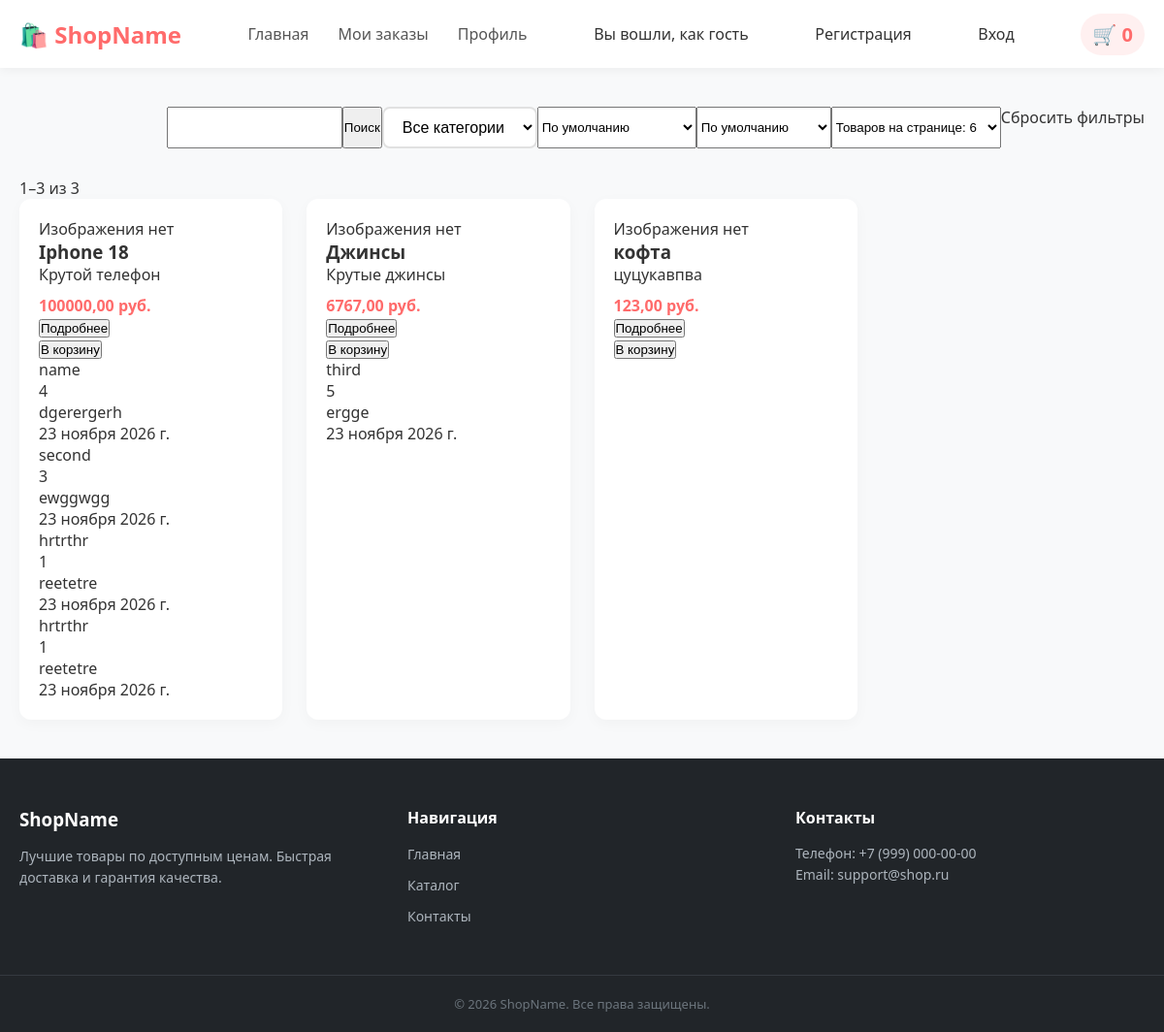
Before: / with the older database file.
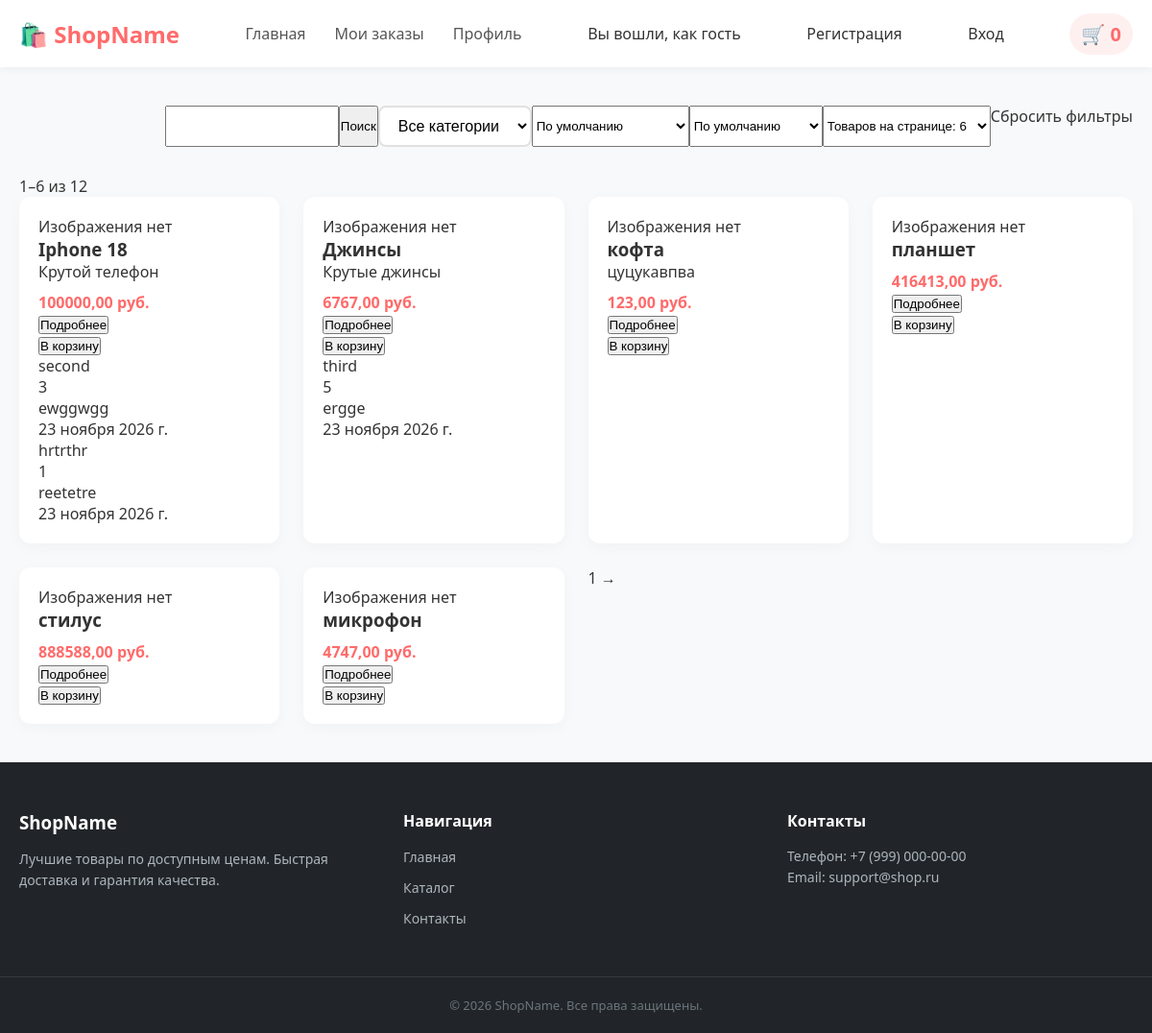
After: the same page with the newer database file.
### main/models.py (models this page shows, shortened)
class Product(models.Model):
    category = models.ForeignKey(Category, on_delete=models.CASCADE, related_name="categories")
    name = models.CharField(max_length=100, db_index=True)
    slug = models.SlugField(max_length=100)
    image = models.ImageField(upload_to='products/', blank=True)
    price = models.DecimalField(max_digits=10, decimal_places=2)
    description = models.TextField(blank=True)
    available = models.BooleanField(default=True)
    created = models.DateTimeField(auto_now_add=True)
    update = models.DateTimeField(auto_now=True)
    class Meta:
        ordering = ('name',)
        verbose_name = 'Продукт'
        verbose_name_plural = 'Продукты'
    def __str__(self):
        return self.name

class Review(models.Model):
    RATING_CHOICES = [
        ("1", 1),
        ("2", 2),
        ("3", 3),
        ("4", 4),
        ("5", 5),
    ]
    product = models.ForeignKey(Product, on_delete=models.CASCADE, related_name="products")
    author_name = models.CharField(max_length=100)
    rating = models.CharField(choices=RATING_CHOICES)
    text = models.TextField()
    created_date = models.DateField(auto_now_add=True)
    class Meta:
        ordering = ['-created_date']
        verbose_name = 'Отзыв'
        verbose_name_plural = 'Отзывы'

### main/views.py (the view)
# urls.py: path('', views.ProductListView.as_view(), name='main'),
class ProductListView(ListView):
    model = Product
    template_name = "main/index.html"
    context_object_name = "products"
    extra_context = {"title": "Главная страница"}
    def get_queryset(self):
        self.category = self.request.GET.get("category", "all")
        self.searchText = self.request.GET.get("text", "").strip()
        products = Product.objects.filter(available=True)
        if (self.category != "all"):
            products = products.filter(category__slug=self.category)
        if (self.searchText != ""):
            products = products.filter(Q(name__icontains=self.searchText) | Q(description__icontains=self.searchText))
        self.sort_price = self.request.GET.get("sort_price", "")
        self.sort_name = self.request.GET.get("sort_name", "")
        ordering = {
            "price_asc": "price",
            "price_desc": "-price",
            "name_asc": "name",
            "name_desc": "-name"
        }
        selected_option_price = ordering.get(self.sort_price, "id")
        selected_option_name = ordering.get(self.sort_name, "id")
        if selected_option_price != "id" or selected_option_name != "id":
            if selected_option_price != "id" and selected_option_name != "id":
                products = products.order_by(selected_option_price, selected_option_name, "id")
            elif selected_option_price != "id" and selected_option_name == "id":
                products = products.order_by(selected_option_price, "id")
            elif selected_option_price == "id" and selected_option_name != "id":
                products = products.order_by(selected_option_name, "id")
        else:
            products = products.order_by("id")
        self.per_page = self.request.GET.get("per_page", "6")
        self.products_paginator = Paginator(products, self.per_page)
        self.page_number = self.request.GET.get("page", "")
        self.page = self.products_paginator.get_page(self.page_number)
        self.start_index = self.page.start_index
        self.end_index = self.page.end_index
        self.count = self.products_paginator.count
        return products
    def get_context_data(self, **kwargs):
        context = super().get_context_data(**kwargs)
        context["title"] = "Главная страница"
        context["categories"] = Category.objects.all()
        context["category_select"] = self.category
        context["search_text"] = self.searchText
        context["reviews"] = Review.objects.all()
        context["sort_price_selected"] = self.sort_price
        context["sort_name_selected"] = self.sort_name
        context["per_page_selected"] = self.per_page
        context["products_paginator"] = self.products_paginator
        context["page_number"] = self.page_number
        context["page"] = self.page
        context["start_index"] = self.start_index
        context["end_index"] = self.end_index
        context["count"] = self.count
        print(self.products_paginator.object_list)
        print(self.products_paginator.get_page(1).object_list)
        params = self.request.GET.copy()
        params.pop("page", None)
        params = params.urlencode()
        context["params"] = params
        return context

### main/templates/main/index.html (shortened to what this page needs)
{% extends "main/base.html" %}
{% block content %}
    <form method="get" class="category-form">
        <input type="text" id="searchInput" name="text" value="{{ search_text }}">
        <button type="submit">Поиск</button>
        <select name="category" class="category-select" onchange="this.form.submit()">
            <option value="all">Все категории</option>
        </select>
        <select name="sort_price" onchange="this.form.submit()">
            <option value="">По умолчанию</option>
        </select>
        <select name="sort_name" onchange="this.form.submit()">
            <option value="">По умолчанию</option>
        </select>
        <select name="per_page" onchange="this.form.submit()">
            <option value="6" {% if per_page_selected == "6" %}selected{% endif %}>Товаров на странице: 6</option>
        </select>
        <a href="{% url 'main' %}">Сбросить фильтры</a>
    </form>
    <p>{{ start_index }}–{{ end_index}} из {{ count}}</p>
    <div class="products-grid">
        {% for product in page %}
            <div class="product-card">
                <div style="padding: 20px;">
                    {% if product.image %}
                        <img src="{{ product.image.url }}" alt="{{ product.name }}">
                    {% else %}
                        <p>Изображения нет</p>
                    {% endif %}
                    <h3>{{ product.name }}</h3>
                    <p>{{ product.description }}</p>
                    <p style="color: #ff6b6b; font-weight: bold; margin-top: 10px;">{{ product.price }} руб.</p>
                    <a href="{% url 'product_detail' product.id product.slug %}"><button>Подробнее</button></a>
                    <form action="{% url 'add_cart' product.id %}" method="post">
                        <button>
                            В корзину
                        </button>
                    </form>
                    {% for review in reviews %}
                        {% if review.product == product %}
                            <p>{{ review.author_name }}</p>
                            <p>{{ review.rating }}</p>
                            <p>{{ review.text }}</p>
                            <p>{{ review.created_date }}</p>
                        {% endif %}
                    {% endfor %}
                </div>
            </div>
        {% empty %}
            <p>Товары не найдены.</p>
        {% endfor %}
        {% if page.has_other_pages %}
            <nav>
                <span>{{ page.number }}</span>
                {% if page.has_next %}
                    <a href="?{% if params %}{{ params }}&{% endif %}page={{ page.next_page_number}}">→</a>
                {% endif %}
            </nav>
        {% endif %}
    </div>
{% endblock %}

### main/templates/main/base.html (shortened to what this page needs)
{% load static %}
<!DOCTYPE html>
<html lang="ru">
<head>
    <link rel="stylesheet" href="{% static 'main/style.css' %}">
</head>
<body>
    <header class="site-header">
        <div class="container header-container">
            <a href="{% url 'main' %}" class="logo">🛍️ ShopName</a>
            <nav class="nav-links">
                <a href="{% url 'main' %}">Главная</a>
                <a href="{% url 'my_orders' %}">Мои заказы</a>
                <a href="{% url 'account_profile' %}">Профиль</a>
            </nav>
            {% if user.is_authenticated %}
                <p>Здравствуйте, {{ user.username }}</p>
                <form action="{% url 'logout' %}" method="post">
                    {% csrf_token %}
                    <button type=submit>Выход</button>
                </form>
            {% else %}
                <p>Вы вошли, как гость</p>
                <a href="{% url 'register' %}">Регистрация</a>
                <a href="{% url 'login' %}">Вход</a>
            {% endif %}
            <div class="cart-icon">
                <a href="{% url 'cart_detail' %}">🛒 <span class="cart-count">0</span></a>
            </div>
        </div>
    </header>
    <main class="site-main">
        <div class="container">
            {% block content %}
            {% endblock %}
        </div>
    </main>
    <footer class="site-footer">
        <div class="container footer-container">
            <div class="footer-col">
                <h3>ShopName</h3>
                <p>Лучшие товары по доступным ценам. Быстрая доставка и гарантия качества.</p>
            </div>
            <div class="footer-col">
                <h4>Навигация</h4>
                <ul>
                    <li><a href="#">Главная</a></li>
                    <li><a href="#">Каталог</a></li>
                    <li><a href="#">Контакты</a></li>
                </ul>
            </div>
            <div class="footer-col">
                <h4>Контакты</h4>
                <p>Телефон: +7 (999) 000-00-00</p>
                <p>Email: support@shop.ru</p>
            </div>
        </div>
        <div class="footer-bottom">
            <p>&copy; 2026 ShopName. Все права защищены.</p>
        </div>
    </footer>
</body>
</html>

### main/static/main/style.css (style rules this page uses)
* { margin: 0; padding: 0; box-sizing: border-box; }
body { font-family: 'Segoe UI', Tahoma, Geneva, Verdana, sans-serif; background-color: #f8f9fa; color: #333; display: flex; flex-direction: column; min-height: 100vh; }
a { text-decoration: none; color: inherit; }
ul { list-style: none; }
.container { max-width: 1200px; margin: 0 auto; padding: 0 20px; width: 100%; }
.site-header { background-color: #ffffff; box-shadow: 0 2px 10px rgba(0, 0, 0, 0.05); position: sticky; top: 0; z-index: 1000; }
.header-container { display: flex; justify-content: space-between; align-items: center; height: 70px; }
.logo { font-size: 24px; font-weight: 700; color: #ff6b6b; }
.nav-links { display: flex; gap: 30px; }
.nav-links a { font-weight: 500; color: #555; transition: color 0.2s; }
.cart-icon { font-size: 20px; cursor: pointer; position: relative; background: #fff0f0; padding: 8px 12px; border-radius: 50px; color: #ff6b6b; font-weight: 600; }
.site-main { flex: 1; padding: 40px 0; }
.category-form { margin-bottom: 30px; display: flex; justify-content: flex-end; }
.category-select { padding: 10px 15px; font-size: 16px; border: 2px solid #e1e1e1; border-radius: 8px; background-color: #fff; cursor: pointer; outline: none; transition: border-color 0.2s; }
.products-grid { display: grid; grid-template-columns: repeat(auto-fill, minmax(250px, 1fr)); gap: 25px; }
.product-card { background: #ffffff; border-radius: 12px; overflow: hidden; box-shadow: 0 4px 15px rgba(0, 0, 0, 0.03); transition: transform 0.2s, box-shadow 0.2s; }
.site-footer { background-color: #212529; color: #adb5bd; padding-top: 50px; }
.footer-container { display: grid; grid-template-columns: repeat(auto-fit, minmax(250px, 1fr)); gap: 40px; padding-bottom: 40px; border-bottom: 1px solid #343a40; }
.footer-col h3, .footer-col h4 { color: #fff; margin-bottom: 15px; }
.footer-col p { font-size: 14px; line-height: 1.6; }
.footer-col ul li { margin-bottom: 10px; }
.footer-col ul li a { font-size: 14px; transition: color 0.2s; }
.footer-bottom { text-align: center; padding: 20px 0; font-size: 13px; color: #6c757d; }

Changed rows visible on the page:
removed Review: author_name "name", rating "4", text "dgerergerh", created_date "23 ноября 2026 г.", shown under Product "Iphone 18"
removed Review: author_name "hrtrthr", rating "1", text "reetetre", created_date "23 ноября 2026 г.", shown under Product "Iphone 18"
added Product: image "Изображения нет", name "планшет", price "416413,00"
added Product: image "Изображения нет", name "стилус", price "888588,00"
added Product: image "Изображения нет", name "микрофон", price "4747,00"
Other visible differences:
{{ end_index }}: "3" → "6"
{{ count }}: "3" → "12"
{{ page.number }}: (not shown) → "1"
